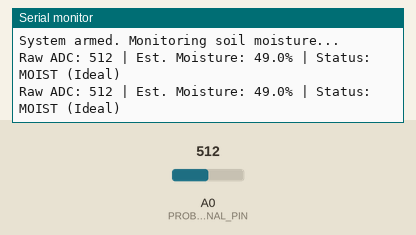
Recording of a sketch running on a simulated Arduino Uno, built with avr-gcc and run on an emulated ATmega328P. Shown: the last lines printed to the serial monitor. The test bench sets the inputs (shaded band); at power-on: A0 (PROBE_SIGNAL_PIN) = 512.

Above: at 5.4 s.
5.5 s: A0 (PROBE_SIGNAL_PIN) set to 368
At 7.1 s:
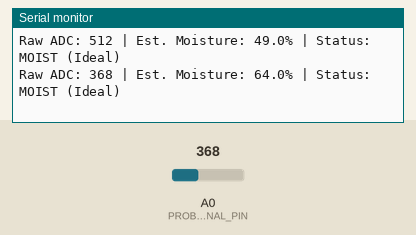
9.5 s: A0 (PROBE_SIGNAL_PIN) set to 339
At 11.3 s:
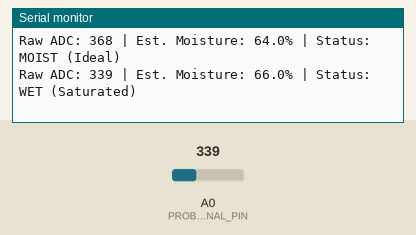

The sketch:

Day_19_Soil_Moisture.ino
```cpp
/*
 * 100 Projects with Arduino - Day 19
 * Project: Soil Moisture Monitor with Anti-Corrosion Gating
 *
 * DESCRIPTION:
 * This project interfaces a resistive soil moisture sensor probe with the Arduino to measure
 * soil water content. Just like the water level sensor (Day 18), resistive soil probes corrode
 * rapidly if powered continuously due to galvanic electrolysis.
 *
 * To meet professional mechatronics standards, this sketch implements:
 * 1. Gated Digital Power: Sensor is powered from Digital Pin 7 only during a brief 10ms window
 *    needed for sampling, once every 2 seconds.
 * 2. Calibration Zones: Mapped outputs classifying the soil into Dry, Moist, and Wet zones.
 *
 * WIRING:
 * - Probe Module VCC  -> Arduino Digital Pin 7 (Gated power)
 * - Probe Module GND  -> Arduino GND
 * - Probe Module AO (Analog Out) -> Arduino Analog Pin A0
 */

// --- PIN DEFINITIONS ---
const int PROBE_POWER_PIN = 7;    // Digital output pin supplying gated power to the probe
const int PROBE_SIGNAL_PIN = A0;  // Analog input pin connected to probe analog output

// --- CALIBRATION LIMITS ---
// Standard resistive soil probes (e.g. YL-69) output LOW voltage (0V) when wet,
// and HIGH voltage (5V) when completely dry. Calibrate these for your soil!
const int VAL_DRY = 750;  // Readings ABOVE this value mean soil is dry/needs watering
const int VAL_WET = 350;  // Readings BELOW this value mean soil is saturated/wet

// --- SCHEDULER VARIABLES ---
unsigned long lastMeasureTime = 0;           // Stores the last measurement timestamp
const unsigned long measureInterval = 2000;  // Sample soil moisture once every 2 seconds (0.5 Hz)

void setup() {
  // Initialize Serial Monitor
  Serial.begin(9600);

  // Configure the sensor power pin as digital output
  pinMode(PROBE_POWER_PIN, OUTPUT);

  // Keep power OFF initially to prevent probe degradation
  digitalWrite(PROBE_POWER_PIN, LOW);

  Serial.println("==================================================");
  Serial.println("Day 19: Soil Moisture Monitor (Corrosion Gated)");
  Serial.println("==================================================");
  Serial.println("System armed. Monitoring soil moisture...");
}

void loop() {
  unsigned long currentTime = millis();

  // Step 1: Read the sensor at scheduled non-blocking interval (every 2 seconds)
  if (currentTime - lastMeasureTime >= measureInterval) {
    lastMeasureTime = currentTime;

    // Step 2: Power Gating - Turn the sensor ON
    digitalWrite(PROBE_POWER_PIN, HIGH);

    // Wait 10ms for current conduction and analog lines to stabilize
    delay(10);

    // Step 3: Read the analog voltage from the probe
    int sensorValue = analogRead(PROBE_SIGNAL_PIN);

    // Step 4: Power Gating - Turn the sensor OFF immediately
    digitalWrite(PROBE_POWER_PIN, LOW);

    // Step 5: Classify moisture level
    // High ADC = High resistance = Dry soil
    // Low ADC = Low resistance = Saturated wet soil
    String soilStatus = "";
    if (sensorValue > VAL_DRY) {
      soilStatus = "DRY (Needs Watering!)";
    } else if (sensorValue < VAL_WET) {
      soilStatus = "WET (Saturated)";
    } else {
      soilStatus = "MOIST (Ideal)";
    }

    // Calculate volumetric moisture percentage (for visual reference)
    // 1023 (dry) mapped to 0%, 0 (wet) mapped to 100%
    float moisturePercent = map(sensorValue, 1023, 0, 0, 100);
    // Constrain to 0-100% boundaries to prevent clipping errors
    moisturePercent = constrain(moisturePercent, 0.0, 100.0);

    // Step 6: Log telemetry
    Serial.print("Raw ADC: ");
    Serial.print(sensorValue);
    Serial.print(" | Est. Moisture: ");
    Serial.print(moisturePercent, 1);
    Serial.print("% | Status: ");
    Serial.println(soilStatus);
  }

  // Non-blocking loop - background processes can run here
}
```

Measured:
- the behaviour switches between 350 and 349 on A0 (PROBE_SIGNAL_PIN) (found by bisection; images 1 and 2)
- after the input at 5.5 s, the serial monitor: prints a new line after 0.51 s (image 1)
- after the input at 9.5 s, the serial monitor: prints a new line after 0.51 s (image 2)
